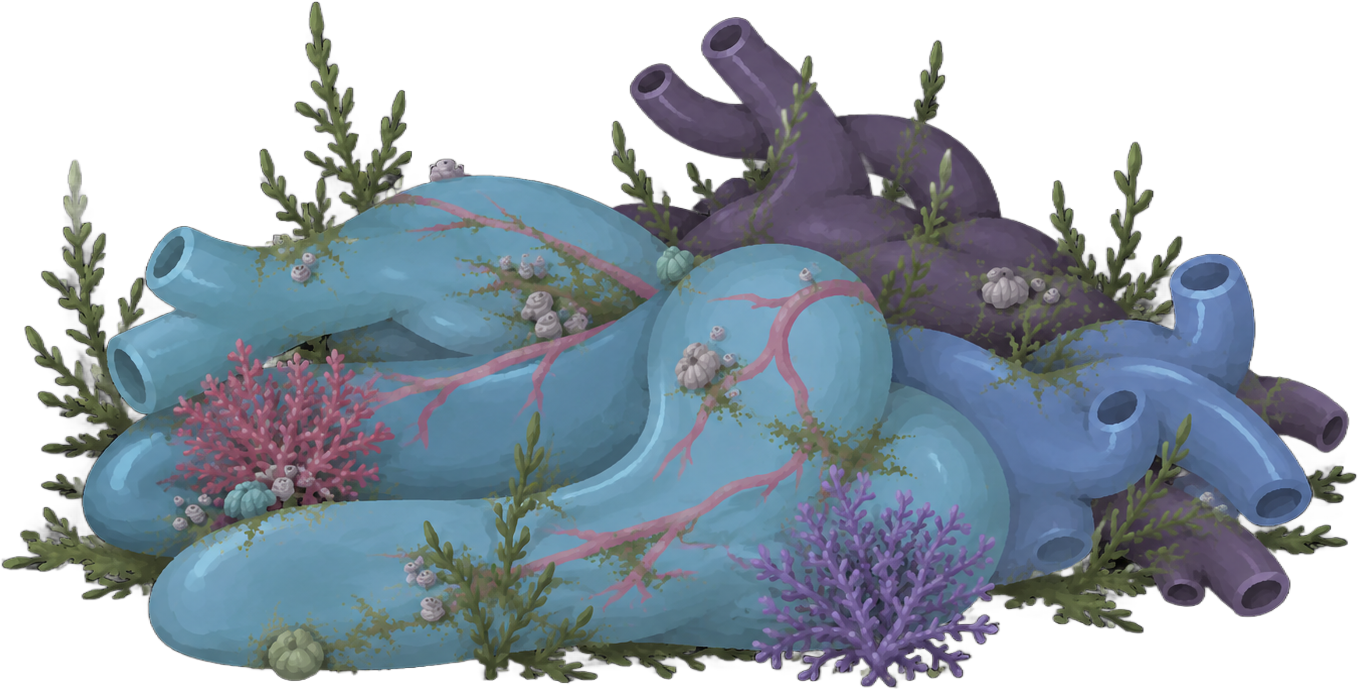
#> input picture tools/TheLegacyRig/variants/v2_rebuilt/src.png, 1358 x 689 px
$ python seg_and_tex.py   (older library calls are emulated)
#> lines starting #> are read from the running program, lines starting #| are printed output that depends on the picture; after the words box and inside, x2 and y2 are one past the last pixel; in counts of white or black regions, pixels touching at a corner belong together
"""Stage 1: True 3D Depth-Sorted Seamless Macro-Layer Segmentation, Push-Pull Fill & 3-Zone Coronary Glow.

True 3D Painter's Depth Order (Back -> Front):
  1. BACK_WEEDS       : weed_left, weed_ground_left, weed_top_left, weed_back_a, weed_back_c,
                        weed_ground_right, weed_edge_right (42px push-pull green stem roots behind organs!)
  2. dorsal_purple    : Unified dark-purple dorsal aortic/venous complex (45px push-pull underlap)
  3. MID_PURPLE_WEEDS : weed_back_b, weed_back_d (y<275), weed_right (in front of dorsal_purple, behind venous_blue/myocardium)
  4. venous_blue      : Unified slate-blue right venous manifold (clean push-pull behind myocardium & front flora only)
  5. MID_BLUE_WEEDS   : weed_blue (on venous_blue, behind myocardium)
  6. myocardium       : ONE single unified cyan-teal heart mesh (zero internal cut seams, full push-pull fill)
  7. GLOW_ZONES       : glow_sa_root, glow_av_bulb, glow_purkinje_apex (exact myocardium mesh/UVs/weights, 0.000px drift)
  8. FRONT_FLORA      : coral_purple, coral_pink, weed_bottom_mid, weed_bottom_right, weed_ground_bl
"""
import json
import os
import cv2
import numpy as np
from PIL import Image, ImageDraw
from scipy import ndimage as ndi
from skimage.segmentation import watershed


BACK_WEEDS = [
    'weed_left',
    'weed_ground_left',
    'weed_top_left',
    'weed_back_a',
    'weed_back_c',
    'weed_ground_right',
    'weed_edge_right',
]
MID_PURPLE_WEEDS = ['weed_back_b', 'weed_back_d', 'weed_right']
MID_BLUE_WEEDS = ['weed_blue']
FRONT_FLORA = ['coral_purple', 'coral_pink', 'weed_bottom_mid', 'weed_bottom_right', 'weed_ground_bl']


def pushpull(col: np.ndarray, wt: np.ndarray) -> np.ndarray:
    """Multi-scale pyramid push-pull color extrapolation where wt == 0."""
    levels = [(col * wt[..., None], wt.astype(np.float32))]
    c, w = levels[0]
    while min(w.shape) > 2:
        c = cv2.pyrDown(c)
        w = cv2.pyrDown(w)
        levels.append((c, w))
    cc, ww = levels[-1]
    est = cc / np.maximum(ww, 1e-6)[..., None]
    for c, w in reversed(levels[:-1]):
        up = cv2.resize(est, (w.shape[1], w.shape[0]), interpolation=cv2.INTER_LINEAR)
        here = c / np.maximum(w, 1e-6)[..., None]
        k = np.clip(w * 4.0, 0.0, 1.0)[..., None]
        est = here * k + up * (1.0 - k)
    return est


def rect(H, W, x0, y0, x1, y1):
    r = np.zeros((H, W), bool)
    r[y0:y1, x0:x1] = True
    return r


def disc(H, W, cx, cy, rr):
    yy, xx = np.ogrid[:H, :W]
    return (xx - cx) ** 2 + (yy - cy) ** 2 < rr * rr


def keep_largest_components(mask: np.ndarray, min_area: int = 250) -> np.ndarray:
    n, lab, st, _ = cv2.connectedComponentsWithStats(mask.astype(np.uint8), 8)
    out = np.zeros_like(mask, bool)
    for cid in range(1, n):
        if st[cid, cv2.CC_STAT_AREA] >= min_area:
            out |= (lab == cid)
    return out


def main():
    os.makedirs('parts', exist_ok=True)
    os.makedirs('prev', exist_ok=True)

    im_u8 = np.array(Image.open('src.png').convert('RGBA'))
#> im_u8 is the input picture: shape (689, 1358, 4); mean R, G, B, A 58.4, 68.9, 78, 153.1
    im = im_u8.astype(np.float32)
    rgb = im[..., :3]
    a = im[..., 3]
    H, W = a.shape

    hsv = cv2.cvtColor(im_u8[..., :3], cv2.COLOR_RGB2HSV)
#> hsv: shape (689, 1358, 3); mean H, S, V 64.3, 72.7, 81.8
    h = hsv[..., 0].astype(int) * 2
    s = hsv[..., 1].astype(int)
    v = hsv[..., 2].astype(int)

    m_any = a > 0
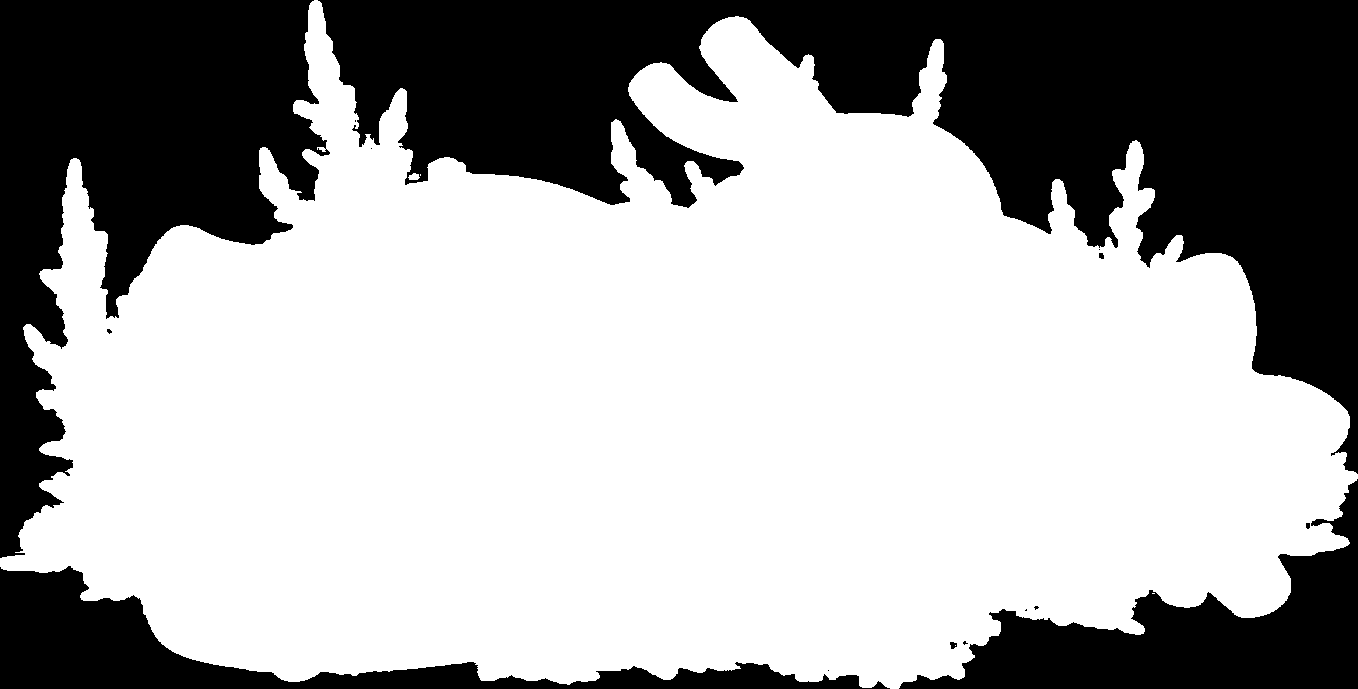
#> m_any: shape (689, 1358) bool; 64.5% white; 15 black regions (8 under 20 px), largest, box (x1, y1, x2, y2) and area: (318, 0, 1358, 474) 182822, (0, 0, 330, 558) 86751, (899, 479, 1358, 689) 34560
    m = a > 8
#> m: shape (689, 1358) bool; 62.8% white; 17 black regions (12 under 20 px), largest, box (x1, y1, x2, y2) and area: (0, 0, 1358, 689) 347266, (136, 288, 172, 324) 526, (327, 182, 354, 222) 437, (871, 176, 881, 194) 111, (907, 650, 931, 664) 102

    green = (h >= 45) & (h <= 110) & m & (s > 50)
#> green: shape (689, 1358) bool; 9.5% white; 693 white regions (588 under 20 px), largest, box (x1, y1, x2, y2) and area: (419, 412, 758, 684) 14498, (254, 1, 412, 276) 12088, (25, 159, 135, 459) 10549
    cyan = (h > 170) & (h <= 205) & m & (s > 40)
#> cyan: shape (689, 1358) bool; 24.8% white; 718 white regions (660 under 20 px), largest, box (x1, y1, x2, y2) and area: (82, 203, 576, 667) 113751, (408, 175, 859, 565) 59575, (788, 296, 1010, 589) 25705
    blue = (h > 205) & (h <= 235) & m & (s > 40)
#> blue: shape (689, 1358) bool; 8.2% white; 1285 white regions (1182 under 20 px), largest, box (x1, y1, x2, y2) and area: (891, 253, 1313, 604) 61580, (720, 519, 837, 651) 2462, (857, 488, 936, 567) 930
    purple = (h > 235) & (h <= 300) & m & (s > 30)
#> purple: shape (689, 1358) bool; 10.6% white; 1462 white regions (1394 under 20 px), largest, box (x1, y1, x2, y2) and area: (753, 89, 1076, 338) 31043, (750, 464, 1000, 688) 25123, (629, 17, 802, 162) 13793
    pink = ((h > 300) | (h < 20)) & m & (s > 40)
#> pink: shape (689, 1358) bool; 3.6% white; 842 white regions (806 under 20 px), largest, box (x1, y1, x2, y2) and area: (173, 320, 616, 505) 20270, (520, 450, 807, 577) 3896, (719, 280, 880, 415) 3580
    strongbody = (cyan | blue | purple) & (v > 80)
#> strongbody: shape (689, 1358) bool; 41.5% white; 249 white regions (175 under 20 px), largest, box (x1, y1, x2, y2) and area: (83, 91, 914, 667) 198147, (533, 254, 1312, 686) 144228, (631, 18, 802, 155) 11610
    bodyish = (cyan | blue | purple) & (v > 35) & (s > 35)
#> bodyish: shape (689, 1358) bool; 43% white; 233 white regions (163 under 20 px), largest, box (x1, y1, x2, y2) and area: (82, 91, 1348, 687) 367875, (630, 17, 802, 160) 13406, (1118, 520, 1290, 617) 8821

    # ---- 1. Flora extraction
    g_cc = cv2.morphologyEx(green.astype(np.uint8), cv2.MORPH_CLOSE, np.ones((3, 3), np.uint8))
#> g_cc: shape (689, 1358); values 0 (black) and 1 (white), 10.1% white; 424 white regions (350 under 20 px), largest, box (x1, y1, x2, y2) and area: (416, 412, 758, 684) 15365, (247, 0, 412, 281) 12936, (25, 159, 135, 459) 11647
    _, lab_g, _, _ = cv2.connectedComponentsWithStats(g_cc, 8)
#> lab_g: shape (689, 1358) int32; 425 distinct labels, from 0 to 424

    SPRIGS = {
        'weed_top_left': [1],
        'weed_left': [22, 97],
        'weed_bottom_mid': [209],
        'weed_bottom_right': [214, 265, 295],
        'weed_right': [12],
        'weed_ground_left': [264, 248],
        'weed_back_a': [7],
        'weed_back_b': [3],
        'weed_back_c': [2],
        'weed_back_d': [14, 32],  # Strictly dorsal stalk above bulb (y < 275)
        'weed_blue': [120],
        'weed_ground_right': [282],
        'weed_edge_right': [244],
        'weed_ground_bl': [328, 355],
    }

    cand = (~strongbody) & m & (~pink)
#> cand: shape (689, 1358) bool; 17.7% white; 851 white regions (733 under 20 px), largest, box (x1, y1, x2, y2) and area: (1, 159, 1357, 689) 72059, (526, 17, 1194, 395) 42716, (227, 1, 426, 287) 15001

    def grow(core, it=4, allow_mask=None):
        c_allow = (cand | core) if allow_mask is None else allow_mask
        gm = core.copy()
        ker3 = np.ones((3, 3), np.uint8)
        for _ in range(it):
            gm = ((cv2.dilate(gm.astype(np.uint8), ker3) > 0) & c_allow) | gm
        return gm

    box_cp = rect(H, W, 160, 330, 400, 520)
    coral_pink = pink & box_cp
#> coral_pink: shape (689, 1358) bool; 1.9% white; 24 white regions (11 under 20 px), largest, box (x1, y1, x2, y2) and area: (173, 339, 400, 505) 16903, (267, 496, 283, 511) 118, (177, 428, 192, 437) 92
    coral_pink = cv2.morphologyEx(coral_pink.astype(np.uint8), cv2.MORPH_CLOSE, np.ones((5, 5), np.uint8)) > 0
#> coral_pink: shape (689, 1358) bool; 2.2% white; 11 white regions (6 under 20 px), largest, box (x1, y1, x2, y2) and area: (173, 339, 400, 506) 20143, (267, 496, 283, 511) 119, (217, 514, 237, 520) 72, (384, 374, 400, 379) 33, (170, 475, 179, 479) 25
    cp_allow = (
        pink
        | (((h > 285) | (h < 28)) & (s > 32) & (v > 72) & m)
        | (cand & (v > 78) & rect(H, W, 175, 465, 360, 520))
    ) & box_cp
#> cp_allow: shape (689, 1358) bool; 2.2% white; 20 white regions (12 under 20 px), largest, box (x1, y1, x2, y2) and area: (173, 339, 400, 520) 19935, (175, 504, 237, 520) 499, (177, 428, 192, 437) 100
    coral_pink = grow(coral_pink & box_cp, 2, cp_allow)
    coral_pink = keep_largest_components(coral_pink, min_area=300)
#> in keep_largest_components, `n, lab, st, _ = cv2.connectedComponentsWithStats(mask.astype(np.uint8)..`: n = 10; st = [[0, 0, 1358, 689, 914292], [173, 339, 227, 169, 20963], [326, 345, 1, 1, 1], [310, 347, 1, 1, 1], [306, 348, 1, 1, 1], [283, 353, 2, 1, 2], [384, 373, 16, 6, 44], [163, 475, 16, 7, 45], [265, 494, 20, 19, 206], [215, 512, 22, 8, 107]]

    box_cpu = rect(H, W, 740, 455, 1000, 689)
    coral_purple = purple & box_cpu & (h < 285)
#> coral_purple: shape (689, 1358) bool; 2.7% white; 72 white regions (68 under 20 px), largest, box (x1, y1, x2, y2) and area: (750, 464, 998, 688) 24904, (740, 558, 749, 569) 45, (986, 558, 993, 563) 33, (796, 545, 801, 552) 24
    coral_purple = keep_largest_components(coral_purple, min_area=200)
#> call 2 of keep_largest_components, with min_area = 200
#> in keep_largest_components (call 2), `n, lab, st, _ = cv2.connectedComponentsWithStats(mask.astype(np.uint8)..`:
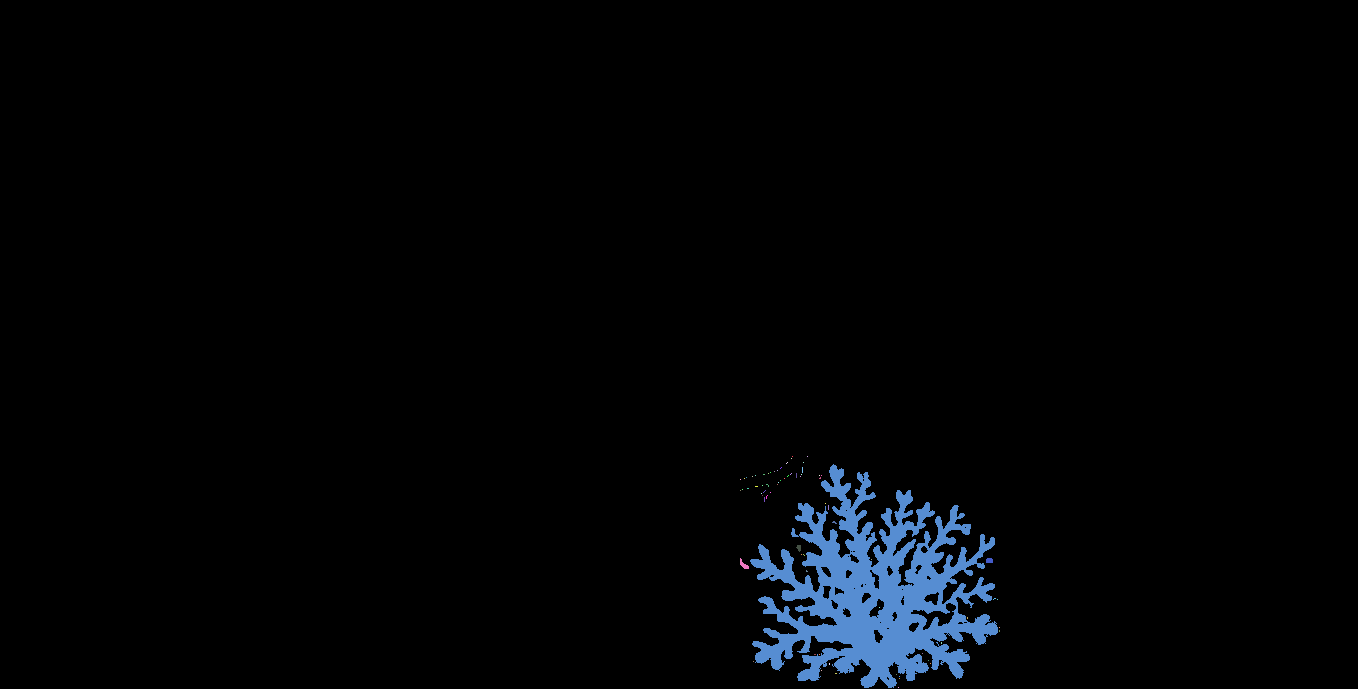
#> lab: shape (689, 1358) int32; 73 distinct labels, from 0 to 72; one colour per label, 0 black
#> in keep_largest_components (call 2), `n, lab, st, _ = cv2.connectedComponentsWithStats(mask.astype(np.uint8)..`: n = 73; st = 73 rows, first 6: [0, 0, 1358, 689, 910535], [792, 456, 1, 1, 1], [807, 456, 1, 1, 1], [791, 458, 1, 1, 1], [786, 462, 2, 2, 2], [803, 462, 1, 1, 1]
    coral_purple = grow(coral_purple, 3, (cand | purple) & box_cpu)
    coral_purple = keep_largest_components(coral_purple, min_area=500)

    corals = coral_pink | coral_purple
#> corals: shape (689, 1358) bool; 5.1% white; 2 white regions, box (x1, y1, x2, y2) and area: (750, 461, 1000, 689) 27092, (173, 339, 400, 508) 20963

    bt = (strongbody | (pink & (v > 60))) & ~corals
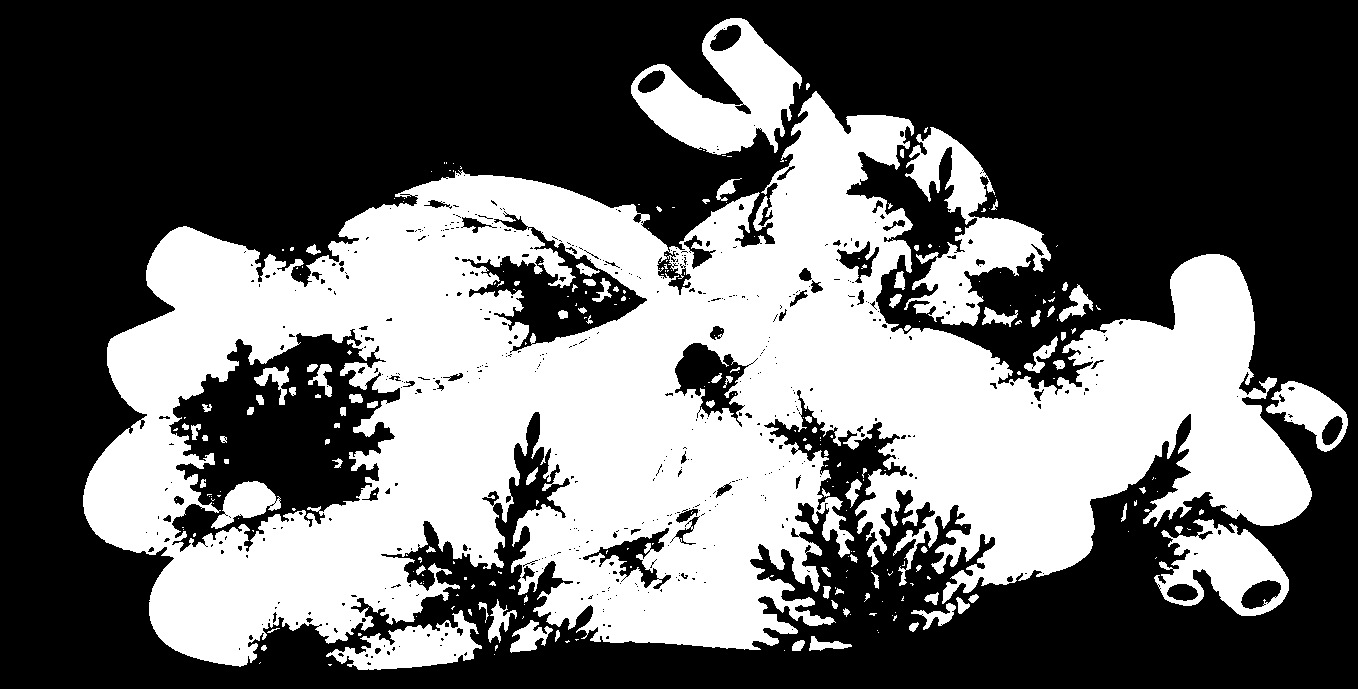
#> bt: shape (689, 1358) bool; 40.3% white; 277 white regions (177 under 20 px), largest, box (x1, y1, x2, y2) and area: (83, 91, 1312, 667) 330397, (631, 18, 802, 155) 11610, (904, 127, 1051, 326) 10687
    bt = cv2.morphologyEx(bt.astype(np.uint8), cv2.MORPH_OPEN, np.ones((3, 3), np.uint8))
#> bt: shape (689, 1358); values 0 (black) and 1 (white), 39.9% white; 176 white regions (55 under 20 px), largest, box (x1, y1, x2, y2) and area: (83, 92, 1312, 666) 325266, (631, 18, 802, 155) 11558, (912, 217, 1051, 325) 6704
    bt = cv2.morphologyEx(bt, cv2.MORPH_CLOSE, cv2.getStructuringElement(cv2.MORPH_ELLIPSE, (13, 13))) > 0
#> bt: shape (689, 1358) bool; 44.2% white; 20 white regions (6 under 20 px), largest, box (x1, y1, x2, y2) and area: (83, 18, 1348, 670) 412330, (1031, 283, 1092, 327) 864, (247, 394, 264, 415) 141
#> (the rest of the program and of its run is left out)
